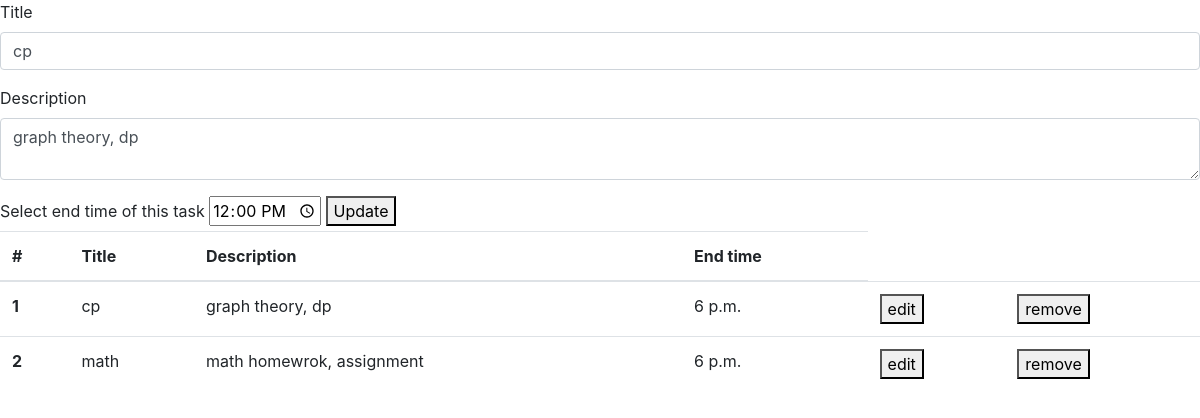
The app's page /edit/18/ with its own data.
### app/models.py (models this page shows)
class database (models.Model):
    task_title = models.CharField(max_length=20)
    task_description = models.TextField()
    endtime = models.TimeField(default="00.00")

### app/views.py (the view, shortened to what this page needs)
# urls.py: path('', home, name = 'home'),
def home(request, id = None):
    task = None
    if id :
        task = database.objects.get(id = id)
    context = {
        'editTask': task,
        'tasks':database.objects.all(),
        'current_time' : (datetime.now() + timedelta(hours=1)).strftime('%H') + ":00"
    }
    return render(request, 'index.html', context)

### app/templates/index.html (shortened to what this page needs)
<!DOCTYPE html>
<html lang="en">
<head>
    <link rel="stylesheet" href="https://cdn.jsdelivr.net/npm/bootstrap@4.0.0/dist/css/bootstrap.min.css">
</head>
<body>
  <div>
    <form action="{% if editTask %}{% url 'edit_task' editTask.id%}{% else %}{% url 'home' %}{% endif %}" method="POST">
    <div class="form-group">
      <label >Title</label>
      <input type="text" name="title" class="form-control" placeholder="title" required value="{{ editTask.task_title|default:'' }}">
    </div>
    <div class="form-group">
      <label> Description </label>
      <textarea class="form-control" name = "description" required>{{ editTask.task_description|default:'' }}</textarea>
    </div>
    <div>
      <label for=""> Select end time of this task </label>
      <input type="time" name = "endtime" value = "{{current_time}}">
      <button type="submit"> {%if editTask%}Update {%else%}Add task {%endif%}</button>
    </div>
  </form>
</div>
    <table class="table">
        <thead>
          <tr>
            <th scope="col">#</th>
            <th scope="col">Title</th>
            <th scope="col">Description</th>
            <th scope="col">End time</th>
          </tr>
        </thead>
        <tbody>
          <tr>
            {%for task in tasks%}
            <th scope="row">{{forloop.counter}}</th>
            <td> {{task.task_title}}</td>
            <td>{{task.task_description}}</td>
            <td>{{task.endtime}}</td>
            <td>
              <a href="{% url 'edit_task' task.id %}"><button>edit</button></a>
            </td>
            <td>
              <a href="{% url 'remove_task' task.id %}"><button>remove</button></a>
            </td>
          </tr>
            {%endfor%}
        </tbody>
      </table>
</body>
</html>

### records on screen
database: title "cp", description "graph theory, dp", task_title "cp", task_description "graph theory, dp", endtime "6 p.m."
database: task_title "math", task_description "math homewrok, assignment", endtime "6 p.m."
